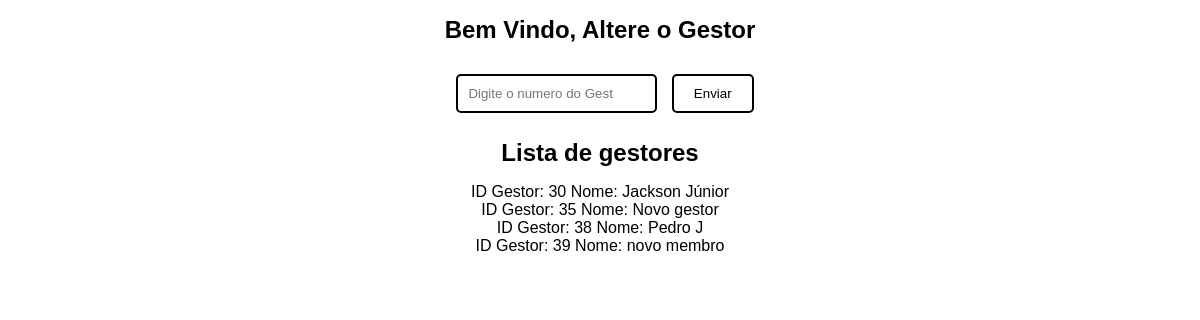
The app's page /view/changeGestor.php?id=15 (signed in) with its own data.
### tables this page shows
CREATE TABLE `user` (
  `id` int(11) NOT NULL,
  `nome` varchar(40) NOT NULL,
  `username` varchar(20) NOT NULL,
  `password` varchar(20) NOT NULL,
  `email` varchar(40) NOT NULL,
  `morada` varchar(40) NOT NULL,
  `provincia` varchar(20) NOT NULL,
  `municipio` varchar(20) NOT NULL,
  `comuna` int(11) NOT NULL,
  `telefone` int(11) NOT NULL,
  `perfil` varchar(20) NOT NULL,
  `senha_alterada` int(11) NOT NULL
);

### dbconfig/Conexao.php (called while the page is built)
<?php
class Conexao {
	private static $instance;
	public static function getConn() {
		if(!isset(self::$instance)):
			self::$instance = new \PDO('mysql:host=localhost;dbname=outdoor;charset=utf8','root','');
		endif;
		return self::$instance;
	}
}

### repositories/UserRepository.php (called while the page is built, shortened)
<?php
include_once '../dbconfig/Conexao.php';
class UserRepository {
    public function getAllGestores() {
    $sql = 'SELECT id FROM user WHERE perfil = ?';
    $stmt = Conexao::getConn()->prepare($sql);
    $stmt->bindValue(1, 'Gestor');
    $stmt->execute();
    $idsGestores = array();
    while ($id = $stmt->fetchColumn()) {
        $idsGestores[] = $id;
    }
    return $idsGestores;
}
public function getNomeGestorById($idGestor) {
    $sql = 'SELECT nome FROM user WHERE id = ?';
    $stmt = Conexao::getConn()->prepare($sql);
    $stmt->bindValue(1, $idGestor);
    $stmt->execute();
    $nomeGestor = $stmt->fetchColumn();
    return $nomeGestor;
    }
}

### view/changeGestor.php (the view, shortened to what this page needs)
<?php
include_once '../repositories/UserRepository.php';
$use = new UserRepository();
?>
<!DOCTYPE html>
<html>
    <head>
    </head>
    <body>
        <?php
            echo '<h1>Bem Vindo, Altere o Gestor</h1>';
        ?>
        <form method="POST">
            <?php
            echo '<input type="number" placeholder="Digite o numero do Gest" id="senha" name="senha" required>';
            ?>
            <input type="submit" value="Enviar" id="enviar" name="enviar">
        </form>
        <h1>Lista de gestores</h1>
        <?php
        $idsGestores = $use->getAllGestores();
        foreach ($idsGestores as $idGestor) {
            echo "ID Gestor: " . $idGestor . " Nome: ". $use->getNomeGestorById($idGestor) . "<br>";
        }
        ?>
    </body>
</html>

### view/changeGestor.php (style rules this page uses)
body { font-family: Arial, sans-serif; background-color: white; color: black; text-align: center; margin: 0; padding: 0; }
h1 { font-size: 24px; }
form { margin-top: 20px; }
input[type="number"] { padding: 10px; border: 2px solid black; border-radius: 5px; margin: 10px; }
input[type="submit"] { padding: 10px 20px; border: 2px solid black; border-radius: 5px; background-color: white; color: black; cursor: pointer; }

### records on screen
user: idGestor "30", nome "Jackson Júnior"
user: idGestor "35", nome "Novo gestor"
user: idGestor "38", nome "Pedro J"
user: idGestor "39", nome "novo membro"
